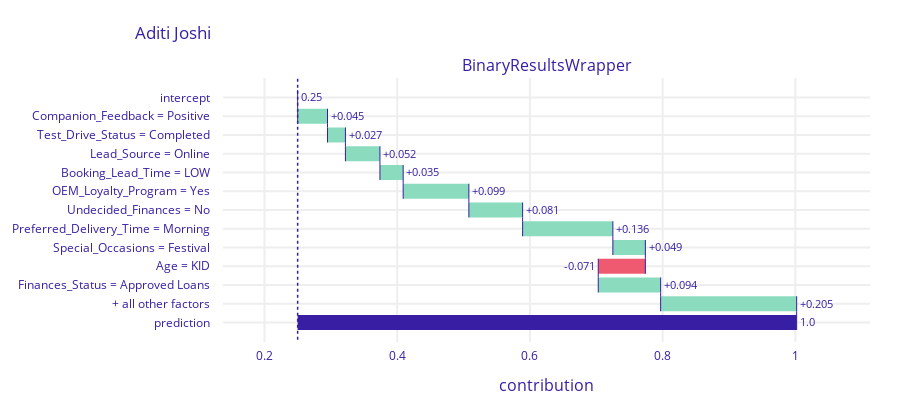
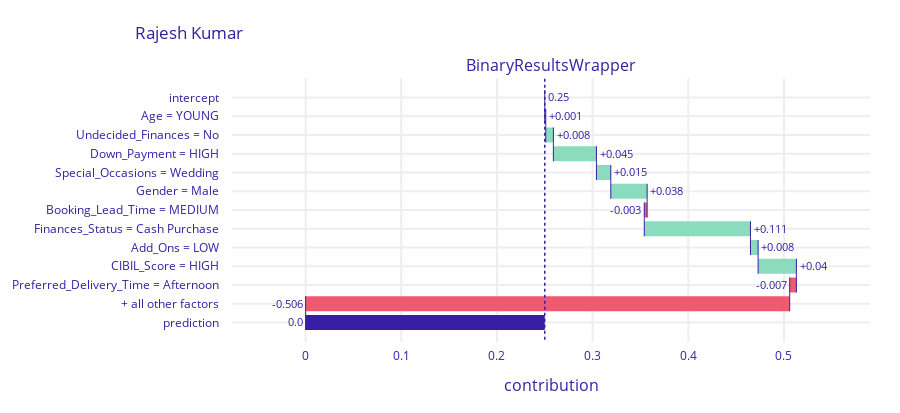
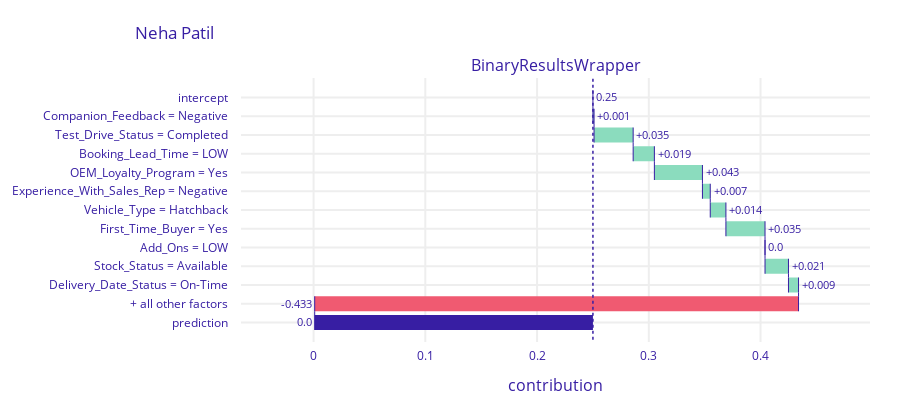
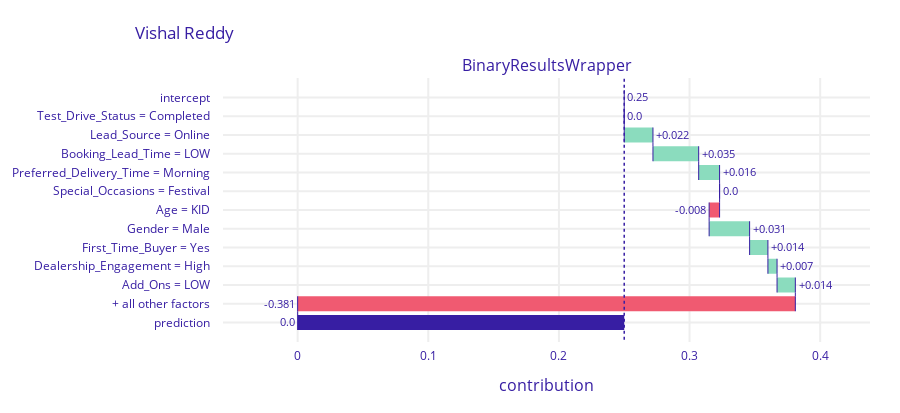

These figures' notebook cell, in order:
### Code cell
import dalex as dx

X= new_df.drop('bciindex', axis=1)
y = new_df['bciindex']
df_index = pd.read_excel('BCI backup.xlsx', sheet_name='Dummy leads')
exp = dx.Explainer(fitted_model, X, y)

for i in range(len(X)):
    # Get feature importance
    breakdown = exp.predict_parts(X.iloc[i], type='break_down', label=X.index[0])
    breakdown.plot(title=df_index.iloc[i]['Customer name'])
# sh_mary = exp.predict_parts(X.iloc[1], type='shap', B=10, label=X.index[0])

### Figure 1 — Plotly figure (JSON) as saved in the notebook; plotly's stock layout.template omitted (floating-point values rounded to 4 significant figures)
{"data": [{"base": 0.25, "connector": {"line": {"color": "#371ea3", "dash": "solid", "width": 1}, "mode": "spanning"}, "decreasing": {"marker": {"color": "#f05a71"}}, "hoverinfo": "text+delta", "hoverlabel": {"bgcolor": "rgba(0,0,0,0.8)"}, "hovertext": ["Average response: 0.25<br>Prediction: 1.0", "Companion_Feedback = Positive<br>increases average response by", "Test_Drive_Status = Completed<br>increases average response by", "Lead_Source = Online<br>increases average response by", "Booking_Lead_Time = LOW<br>increases average response by", "OEM_Loyalty_Program = Yes<br>increases average response by", "Undecided_Finances = No<br>increases average response by", "Preferred_Delivery_Time = Morning<br>increases average response by", "Special_Occasions = Festival<br>increases average response by", "Age = KID<br>decreases average response by", "Finances_Status = Approved Loans<br>increases average response by", "+ all other factors<br>increases average response by", "Average response: 0.25<br>Prediction: 1.0"], "increasing": {"marker": {"color": "#8bdcbe"}}, "measure": ["relative", "relative", "relative", "relative", "relative", "relative", "relative", "relative", "relative", "relative", "relative", "relative", "total"], "orientation": "h", "showlegend": false, "text": ["0.25", "+0.045", "+0.027", "+0.052", "+0.035", "+0.099", "+0.081", "+0.136", "+0.049", "-0.071", "+0.094", "+0.205", "1.0"], "textposition": "outside", "totals": {"marker": {"color": "#371ea3"}}, "type": "waterfall", "x": [0, 0.045, 0.027, 0.052, 0.035, 0.099, 0.081, 0.136, 0.049, -0.071, 0.094, 0.205, 0.75], "xaxis": "x", "y": ["intercept", "Companion_Feedback = Positive", "Test_Drive_Status = Completed", "Lead_Source = Online", "Booking_Lead_Time = LOW", "OEM_Loyalty_Program = Yes", "Undecided_Finances = No", "Preferred_Delivery_Time = Morning", "Special_Occasions = Festival", "Age = KID", "Finances_Status = Approved Loans", "+ all other factors", "prediction"], "yaxis": "y"}], "layout": {"annotations": [{"font": {"size": 16}, "showarrow": false, "text": "BinaryResultsWrapper", "x": 0.5, "xanchor": "center", "xref": "paper", "y": 1, "yanchor": "bottom", "yref": "paper"}, {"font": {"size": 16}, "showarrow": false, "text": "contribution", "x": 0.5, "xanchor": "center", "xref": "paper", "y": 0, "yanchor": "top", "yref": "paper", "yshift": -30}], "font": {"color": "#371ea3"}, "height": 413, "margin": {"b": 71, "r": 30, "t": 78}, "shapes": [{"line": {"color": "#371ea3", "dash": "dot", "width": 1.5}, "type": "line", "x0": 0.25, "x1": 0.25, "xref": "x", "y0": -1, "y1": 13, "yref": "y"}], "title": {"text": "Aditi Joshi", "x": 0.15}, "xaxis": {"anchor": "y", "automargin": true, "domain": [0, 1], "fixedrange": true, "gridwidth": 2, "range": [0.1375, 1.113], "tickcolor": "white", "ticklen": 3, "ticks": "outside", "type": "linear", "zeroline": false}, "yaxis": {"anchor": "x", "automargin": true, "autorange": "reversed", "domain": [0, 1], "fixedrange": true, "gridwidth": 2, "tickcolor": "white", "ticklen": 10, "ticks": "outside", "type": "category"}}}

### Figure 2 — Plotly figure (JSON) as saved in the notebook; plotly's stock layout.template omitted (floating-point values rounded to 4 significant figures)
{"data": [{"base": 0.25, "connector": {"line": {"color": "#371ea3", "dash": "solid", "width": 1}, "mode": "spanning"}, "decreasing": {"marker": {"color": "#f05a71"}}, "hoverinfo": "text+delta", "hoverlabel": {"bgcolor": "rgba(0,0,0,0.8)"}, "hovertext": ["Average response: 0.25<br>Prediction: 0.0", "Age = YOUNG<br>increases average response by", "Undecided_Finances = No<br>increases average response by", "Down_Payment = HIGH<br>increases average response by", "Special_Occasions = Wedding<br>increases average response by", "Gender = Male<br>increases average response by", "Booking_Lead_Time = MEDIUM<br>decreases average response by", "Finances_Status = Cash Purchase<br>increases average response by", "Add_Ons = LOW<br>increases average response by", "CIBIL_Score = HIGH<br>increases average response by", "Preferred_Delivery_Time = Afternoon<br>decreases average response by", "+ all other factors<br>decreases average response by", "Average response: 0.25<br>Prediction: 0.0"], "increasing": {"marker": {"color": "#8bdcbe"}}, "measure": ["relative", "relative", "relative", "relative", "relative", "relative", "relative", "relative", "relative", "relative", "relative", "relative", "total"], "orientation": "h", "showlegend": false, "text": ["0.25", "+0.001", "+0.008", "+0.045", "+0.015", "+0.038", "-0.003", "+0.111", "+0.008", "+0.04", "-0.007", "-0.506", "0.0"], "textposition": "outside", "totals": {"marker": {"color": "#371ea3"}}, "type": "waterfall", "x": [0, 0.001, 0.008, 0.045, 0.015, 0.038, -0.003, 0.111, 0.008, 0.04, -0.007, -0.506, -0.25], "xaxis": "x", "y": ["intercept", "Age = YOUNG", "Undecided_Finances = No", "Down_Payment = HIGH", "Special_Occasions = Wedding", "Gender = Male", "Booking_Lead_Time = MEDIUM", "Finances_Status = Cash Purchase", "Add_Ons = LOW", "CIBIL_Score = HIGH", "Preferred_Delivery_Time = Afternoon", "+ all other factors", "prediction"], "yaxis": "y"}], "layout": {"annotations": [{"font": {"size": 16}, "showarrow": false, "text": "BinaryResultsWrapper", "x": 0.5, "xanchor": "center", "xref": "paper", "y": 1, "yanchor": "bottom", "yref": "paper"}, {"font": {"size": 16}, "showarrow": false, "text": "contribution", "x": 0.5, "xanchor": "center", "xref": "paper", "y": 0, "yanchor": "top", "yref": "paper", "yshift": -30}], "font": {"color": "#371ea3"}, "height": 413, "margin": {"b": 71, "r": 30, "t": 78}, "shapes": [{"line": {"color": "#371ea3", "dash": "dot", "width": 1.5}, "type": "line", "x0": 0.25, "x1": 0.25, "xref": "x", "y0": -1, "y1": 13, "yref": "y"}], "title": {"text": "Rajesh Kumar", "x": 0.15}, "xaxis": {"anchor": "y", "automargin": true, "domain": [0, 1], "fixedrange": true, "gridwidth": 2, "range": [-0.07695, 0.5899], "tickcolor": "white", "ticklen": 3, "ticks": "outside", "type": "linear", "zeroline": false}, "yaxis": {"anchor": "x", "automargin": true, "autorange": "reversed", "domain": [0, 1], "fixedrange": true, "gridwidth": 2, "tickcolor": "white", "ticklen": 10, "ticks": "outside", "type": "category"}}}

### Figure 3 — Plotly figure (JSON) as saved in the notebook; plotly's stock layout.template omitted (floating-point values rounded to 4 significant figures)
{"data": [{"base": 0.25, "connector": {"line": {"color": "#371ea3", "dash": "solid", "width": 1}, "mode": "spanning"}, "decreasing": {"marker": {"color": "#f05a71"}}, "hoverinfo": "text+delta", "hoverlabel": {"bgcolor": "rgba(0,0,0,0.8)"}, "hovertext": ["Average response: 0.25<br>Prediction: 0.0", "Companion_Feedback = Negative<br>increases average response by", "Test_Drive_Status = Completed<br>increases average response by", "Booking_Lead_Time = LOW<br>increases average response by", "OEM_Loyalty_Program = Yes<br>increases average response by", "Experience_With_Sales_Rep = Negative<br>increases average response by", "Vehicle_Type = Hatchback<br>increases average response by", "First_Time_Buyer = Yes<br>increases average response by", "Add_Ons = LOW<br>decreases average response by", "Stock_Status = Available<br>increases average response by", "Delivery_Date_Status = On-Time<br>increases average response by", "+ all other factors<br>decreases average response by", "Average response: 0.25<br>Prediction: 0.0"], "increasing": {"marker": {"color": "#8bdcbe"}}, "measure": ["relative", "relative", "relative", "relative", "relative", "relative", "relative", "relative", "relative", "relative", "relative", "relative", "total"], "orientation": "h", "showlegend": false, "text": ["0.25", "+0.001", "+0.035", "+0.019", "+0.043", "+0.007", "+0.014", "+0.035", "0.0", "+0.021", "+0.009", "-0.433", "0.0"], "textposition": "outside", "totals": {"marker": {"color": "#371ea3"}}, "type": "waterfall", "x": [0, 0.001, 0.035, 0.019, 0.043, 0.007, 0.014, 0.035, 0, 0.021, 0.009, -0.433, -0.25], "xaxis": "x", "y": ["intercept", "Companion_Feedback = Negative", "Test_Drive_Status = Completed", "Booking_Lead_Time = LOW", "OEM_Loyalty_Program = Yes", "Experience_With_Sales_Rep = Negative", "Vehicle_Type = Hatchback", "First_Time_Buyer = Yes", "Add_Ons = LOW", "Stock_Status = Available", "Delivery_Date_Status = On-Time", "+ all other factors", "prediction"], "yaxis": "y"}], "layout": {"annotations": [{"font": {"size": 16}, "showarrow": false, "text": "BinaryResultsWrapper", "x": 0.5, "xanchor": "center", "xref": "paper", "y": 1, "yanchor": "bottom", "yref": "paper"}, {"font": {"size": 16}, "showarrow": false, "text": "contribution", "x": 0.5, "xanchor": "center", "xref": "paper", "y": 0, "yanchor": "top", "yref": "paper", "yshift": -30}], "font": {"color": "#371ea3"}, "height": 413, "margin": {"b": 71, "r": 30, "t": 78}, "shapes": [{"line": {"color": "#371ea3", "dash": "dot", "width": 1.5}, "type": "line", "x0": 0.25, "x1": 0.25, "xref": "x", "y0": -1, "y1": 13, "yref": "y"}], "title": {"text": "Neha Patil", "x": 0.15}, "xaxis": {"anchor": "y", "automargin": true, "domain": [0, 1], "fixedrange": true, "gridwidth": 2, "range": [-0.06495, 0.498], "tickcolor": "white", "ticklen": 3, "ticks": "outside", "type": "linear", "zeroline": false}, "yaxis": {"anchor": "x", "automargin": true, "autorange": "reversed", "domain": [0, 1], "fixedrange": true, "gridwidth": 2, "tickcolor": "white", "ticklen": 10, "ticks": "outside", "type": "category"}}}

### Figure 4 — Plotly figure (JSON) as saved in the notebook; plotly's stock layout.template omitted (floating-point values rounded to 4 significant figures)
{"data": [{"base": 0.25, "connector": {"line": {"color": "#371ea3", "dash": "solid", "width": 1}, "mode": "spanning"}, "decreasing": {"marker": {"color": "#f05a71"}}, "hoverinfo": "text+delta", "hoverlabel": {"bgcolor": "rgba(0,0,0,0.8)"}, "hovertext": ["Average response: 0.25<br>Prediction: 0.0", "Test_Drive_Status = Completed<br>decreases average response by", "Lead_Source = Online<br>increases average response by", "Booking_Lead_Time = LOW<br>increases average response by", "Preferred_Delivery_Time = Morning<br>increases average response by", "Special_Occasions = Festival<br>decreases average response by", "Age = KID<br>decreases average response by", "Gender = Male<br>increases average response by", "First_Time_Buyer = Yes<br>increases average response by", "Dealership_Engagement = High<br>increases average response by", "Add_Ons = LOW<br>increases average response by", "+ all other factors<br>decreases average response by", "Average response: 0.25<br>Prediction: 0.0"], "increasing": {"marker": {"color": "#8bdcbe"}}, "measure": ["relative", "relative", "relative", "relative", "relative", "relative", "relative", "relative", "relative", "relative", "relative", "relative", "total"], "orientation": "h", "showlegend": false, "text": ["0.25", "0.0", "+0.022", "+0.035", "+0.016", "0.0", "-0.008", "+0.031", "+0.014", "+0.007", "+0.014", "-0.381", "0.0"], "textposition": "outside", "totals": {"marker": {"color": "#371ea3"}}, "type": "waterfall", "x": [0, 0, 0.022, 0.035, 0.016, 0, -0.008, 0.031, 0.014, 0.007, 0.014, -0.381, -0.25], "xaxis": "x", "y": ["intercept", "Test_Drive_Status = Completed", "Lead_Source = Online", "Booking_Lead_Time = LOW", "Preferred_Delivery_Time = Morning", "Special_Occasions = Festival", "Age = KID", "Gender = Male", "First_Time_Buyer = Yes", "Dealership_Engagement = High", "Add_Ons = LOW", "+ all other factors", "prediction"], "yaxis": "y"}], "layout": {"annotations": [{"font": {"size": 16}, "showarrow": false, "text": "BinaryResultsWrapper", "x": 0.5, "xanchor": "center", "xref": "paper", "y": 1, "yanchor": "bottom", "yref": "paper"}, {"font": {"size": 16}, "showarrow": false, "text": "contribution", "x": 0.5, "xanchor": "center", "xref": "paper", "y": 0, "yanchor": "top", "yref": "paper", "yshift": -30}], "font": {"color": "#371ea3"}, "height": 413, "margin": {"b": 71, "r": 30, "t": 78}, "shapes": [{"line": {"color": "#371ea3", "dash": "dot", "width": 1.5}, "type": "line", "x0": 0.25, "x1": 0.25, "xref": "x", "y0": -1, "y1": 13, "yref": "y"}], "title": {"text": "Vishal Reddy", "x": 0.15}, "xaxis": {"anchor": "y", "automargin": true, "domain": [0, 1], "fixedrange": true, "gridwidth": 2, "range": [-0.05715, 0.4381], "tickcolor": "white", "ticklen": 3, "ticks": "outside", "type": "linear", "zeroline": false}, "yaxis": {"anchor": "x", "automargin": true, "autorange": "reversed", "domain": [0, 1], "fixedrange": true, "gridwidth": 2, "tickcolor": "white", "ticklen": 10, "ticks": "outside", "type": "category"}}}
